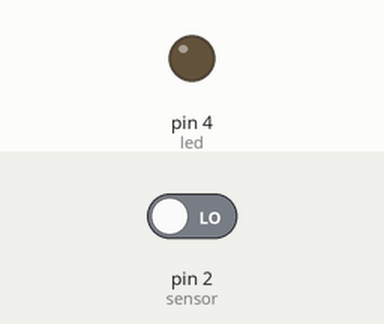
Recording of a sketch running on a simulated Arduino Uno, built with avr-gcc and run on an emulated ATmega328P. Shown: output pins drawn as LEDs (lit = HIGH). The inputs (shaded band) are chosen by the test bench; at power-on: pin 2 (sensor) LOW. What the sketch prints to the serial monitor is not drawn.

Above: at 1.2 s.
1.3 s: pin 2 (sensor) driven HIGH
At 2.5 s:
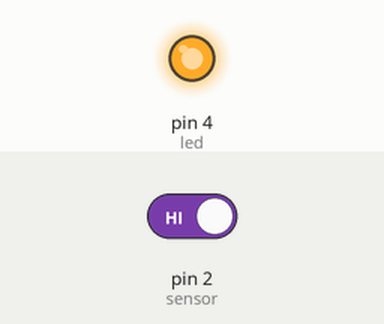
2.8 s: pin 2 (sensor) driven LOW
At 3.8 s:
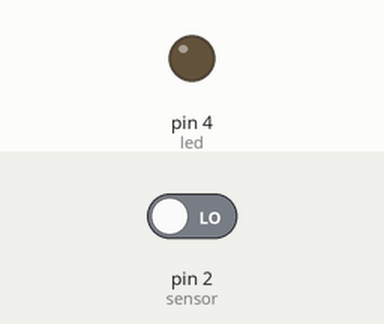
Timing chart, 0 to 5.8 s (numbered marks = the images above; inputs shaded):
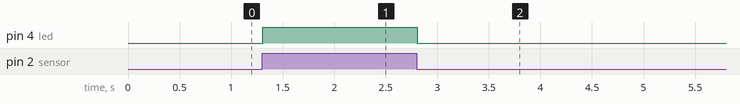

The sketch:

Touch_sensor.ino
```cpp
int sensor=2;
int led=4;

void setup() {
  // put your setup code here, to run once:
  pinMode(sensor,INPUT);
  Serial.begin(9600);
  pinMode(led,OUTPUT);

}

void loop() {
  // put your main code here, to run repeatedly:
  int val=digitalRead(sensor);
  if(val==1)
  {
    Serial.println(val);

    digitalWrite(led,HIGH);
  }
  else
  {
    Serial.println(val);

    digitalWrite(led,LOW);
  }

}
```

Measured:
- after the input at 1.3 s, pin 4 (led): LOW → HIGH at once
- after the input at 2.8 s, pin 4 (led): HIGH → LOW at once
